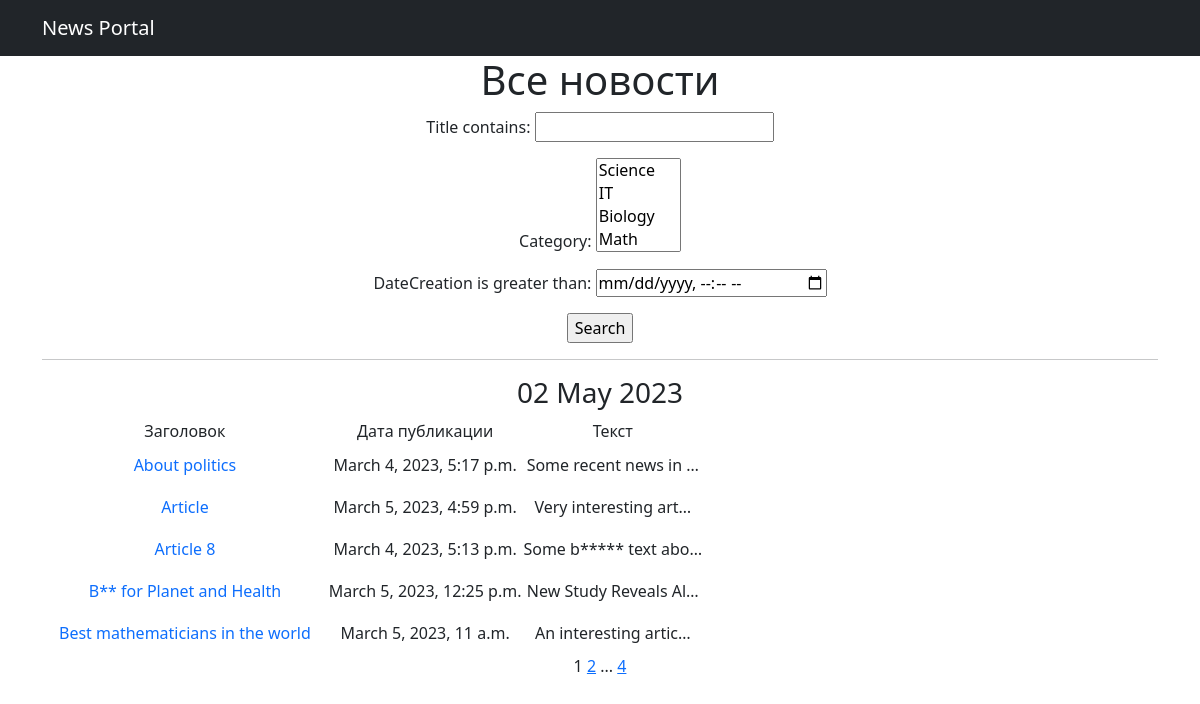
The page /posts/search/ (signed in) on the database as committed earlier.
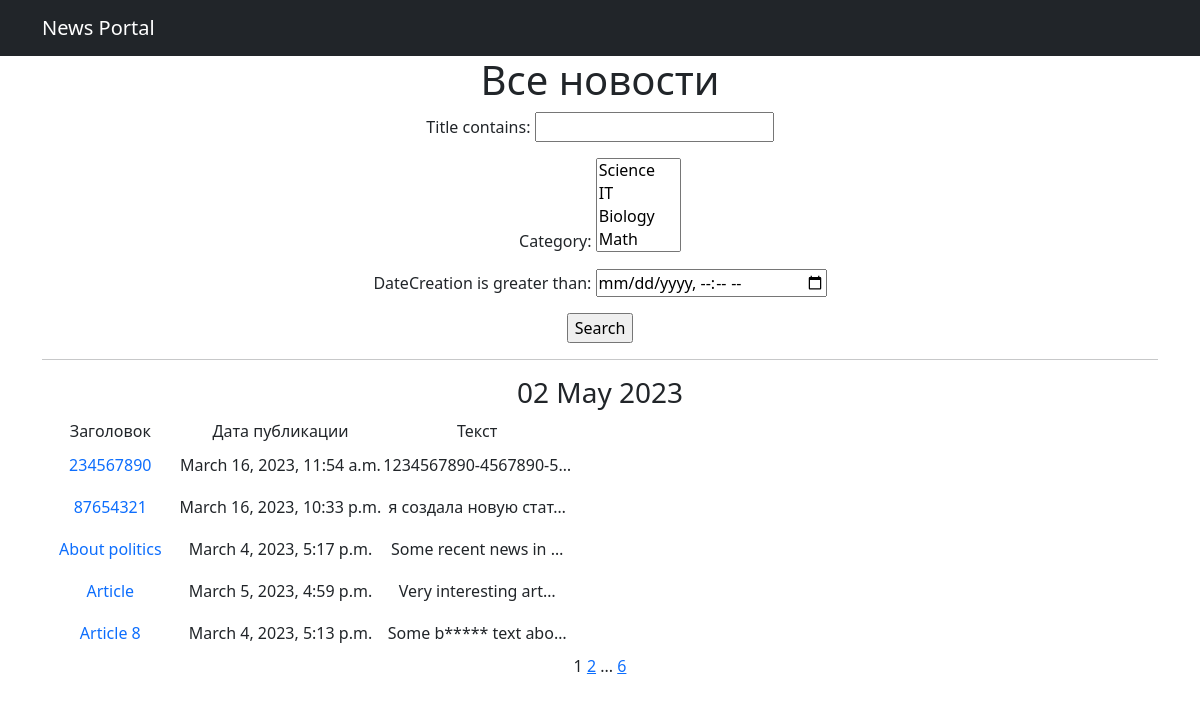
The same page on the database as committed later.
### news/models.py (models this page shows, shortened)
class Post(models.Model):
    author = models.ForeignKey(Author, on_delete=models.CASCADE)
    NEWS = 'NW'
    ARTICLE = 'AR'
    CATEGORY_CHOICES = (
        (NEWS, 'Новость'),
        (ARTICLE, 'Статья'),
    )
    categoryType = models.CharField(max_length=2, choices=CATEGORY_CHOICES, default=ARTICLE)
    dateCreation = models.DateTimeField(auto_now_add=True)
    category = models.ManyToManyField(Category, through='PostCategory')
    title = models.CharField(max_length=128)
    text = models.TextField()
    rating = models.SmallIntegerField(default=0)

### news/views.py (the view)
# urls.py: path('search/', PostSearch.as_view(), name='post_search'),
class PostSearch(LoginRequiredMixin, ListView):
    raise_exception = True
    model = Post
    ordering = 'title'
    template_name = 'search.html'
    context_object_name = 'posts'
    paginate_by = 5
    def get_queryset(self):
        queryset = super().get_queryset()
        self.filterset = PostFilter(self.request.GET, queryset)
        return self.filterset.qs
    def get_context_data(self, **kwargs):
        context = super().get_context_data(**kwargs)
        context['filterset'] = self.filterset
        context['time_now'] = datetime.utcnow()
        return context

### news/models.py (called while the page is built)
    def __str__(self):
        return self.name

### news/templatetags/custom_filters.py (called while the page is built)
@register.filter()
def censor(text):
    stop_words = ('bad', 'boring')
    for word in text.split():
        if word.lower() in stop_words:
            text = text.replace(word, f"{word[0]}{'*' * (len(word) - 1)}")
    return text

### templates/search.html (shortened to what this page needs)
{% extends 'flatpages/default.html' %}
{% load custom_filters %}
{% block content %}
   <h1>Все новости </h1>
   <form action=""  method="get">
       {{ filterset.form.as_p }}
       <input type="submit" value="Search">
   </form>
   <hr>
   <h3>{{ time_now|date:'d M Y' }}</h3>
   {% if posts %}
       <table>
           <tr>
               <td>Заголовок</td>
               <td>Дата публикации</td>
               <td>Текст</td>
           </tr>
           {% for post in posts %}
           <tr>
               <td><a class="nav-link" href="{% url 'post_detail' post.id %}">{{ post.title|censor }}</a></td>
               <td>{{ post.dateCreation }}</td>
               <td>{{ post.text|censor|truncatechars:21 }}</td>
           </tr>
           {% endfor %}
       </table>
   {% else %}
       <h2>По выбранным критериям постов нет!</h2>
   {% endif %}
   {{ page_obj.number }}
   {% if page_obj.has_next %}
       <a href="?page={{ page_obj.next_page_number }}">{{ page_obj.next_page_number }}</a>
       {% if paginator.num_pages != page_obj.next_page_number %}
           ...
           <a href="?page={{ page_obj.paginator.num_pages }}">{{ page_obj.paginator.num_pages }}</a>
       {% endif %}
   {% endif %}
{% endblock content %}

### templates/flatpages/default.html (shortened to what this page needs)
{% load static %}
<!DOCTYPE html>
<html lang="en">
    <head>
            <link href="{% static 'css/styles.css' %}" rel="stylesheet" />
    </head>
    <body>
        {% load cache %}
        {% cache 60 sidebar1 %}
            <nav class="navbar navbar-expand-lg navbar-dark bg-dark">
                <div class="container">
                    <a class="navbar-brand" href="{% url 'posts_list' %}">News Portal</a>
                </div>
            </nav>
        {% endcache %}
        <div class="container">
            <div class="row">
                <div class="col-lg-12 text-center">
                    {% block content %}{% endblock content %}
                </div>
            </div>
        </div>
    </body>
</html>

Rows that differ between the two databases and show on the page:
no longer on this page (row unchanged): Post: title|censor "B** for Planet and Health", dateCreation "March 5, 2023, 12:25 p.m.", text|censor "New Study Reveals Al…"
no longer on this page (row unchanged): Post: title|censor "Best mathematicians in the world", dateCreation "March 5, 2023, 11 a.m.", text|censor "An interesting artic…"
added Post: title|censor "234567890", dateCreation "March 16, 2023, 11:54 a.m.", text|censor "1234567890-4567890-5…"
added Post: title|censor "87654321", dateCreation "March 16, 2023, 10:33 p.m.", text|censor "я создала новую стат…"
Other text that changed with them:
{{ page_obj.paginator.num_pages }}: "4" → "6"
